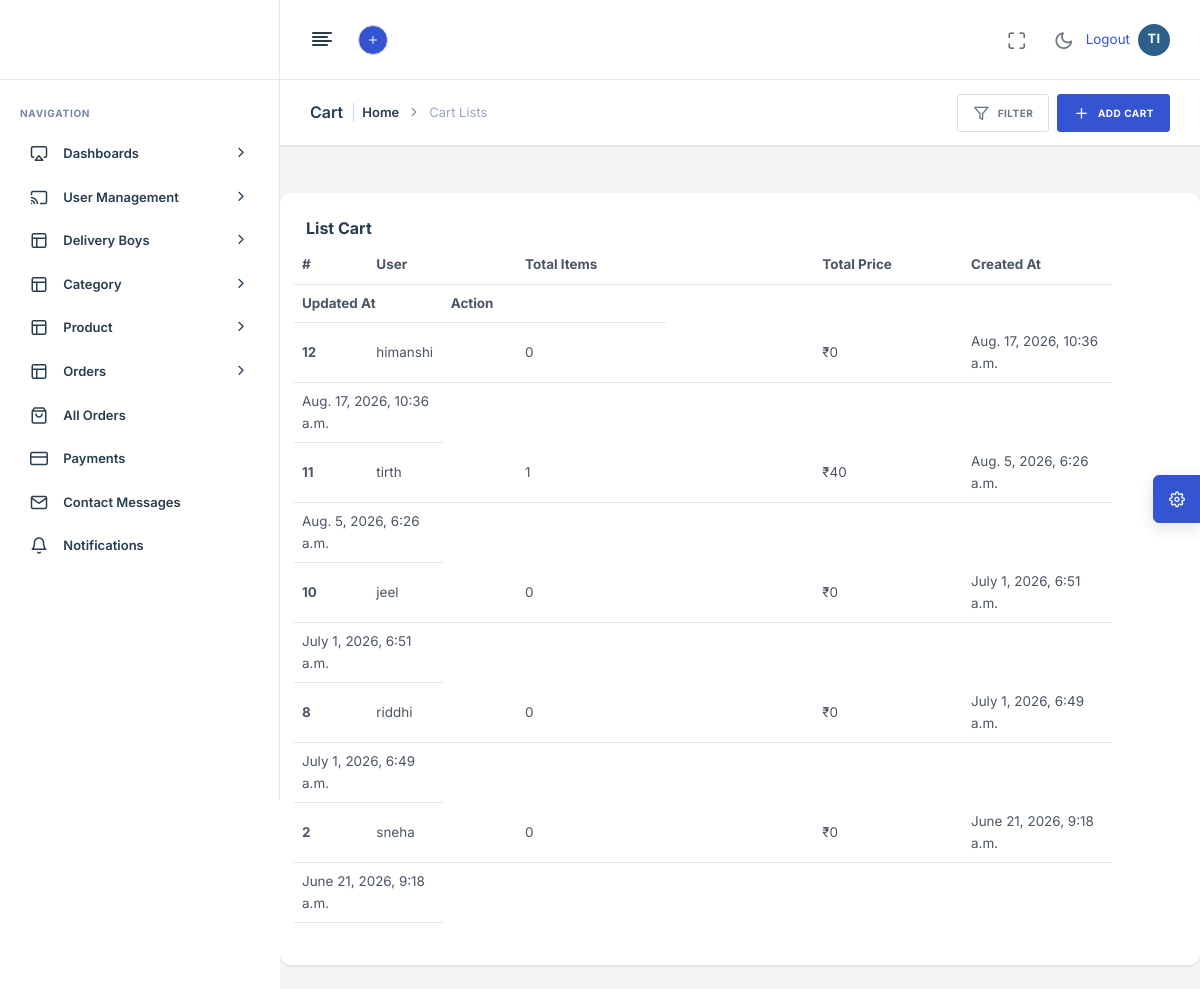
Page /adminpanel/list_Cart/ (signed in) on the committed database.
### app_modules/userapp/models.py (models this page shows, shortened)
class CustomUser(AbstractUser):
    role = models.CharField(max_length=20, choices=UserRole.choices, default=UserRole.USER)
    is_approved = models.BooleanField(default=False)
    phone_number = models.CharField(max_length=15, blank=True, null=True)
    profile_image = models.ImageField(upload_to="profiles/", null=True, blank=True)
    address = models.TextField(blank=True, null=True)
    date_of_birth = models.DateField(null=True, blank=True)
    aadhaar_number = models.CharField(max_length=12, blank=True, null=True, unique=True)
    pan_number = models.CharField(max_length=10, blank=True, null=True, unique=True)
    aadhaar_image = models.ImageField(upload_to="kyc/aadhaar/", null=True, blank=True)
    pan_image = models.ImageField(upload_to="kyc/pan/", null=True, blank=True)
    other_document_image = models.ImageField(upload_to="kyc/other/", null=True, blank=True)
    is_kyc_verified = models.BooleanField(default=False)
    registration_ip = models.GenericIPAddressField(null=True, blank=True)
    objects = CustomUserManager()
    @property
    def is_customer_role(self):
        return self.role == UserRole.USER

class Cart(models.Model):
    user = models.OneToOneField(CustomUser, on_delete=models.CASCADE, related_name="cart")
    created_at = models.DateTimeField(auto_now_add=True)
    updated_at = models.DateTimeField(auto_now=True)
    @property
    def total_price(self):
        return sum(item.subtotal for item in self.items.all())
    @property
    def total_quantity(self):
        return sum(item.quantity for item in self.items.all())

class CartItem(models.Model):
    cart = models.ForeignKey(Cart, on_delete=models.CASCADE, related_name="items")
    product = models.ForeignKey("adminapp.Product", on_delete=models.CASCADE, related_name="cart_items")
    quantity = models.PositiveIntegerField(default=1)
    added_at = models.DateTimeField(auto_now_add=True)
    class Meta:
        unique_together = ("cart", "product")
    @property
    def subtotal(self):
        return self.product.price * self.quantity

### app_modules/adminapp/models.py (models this page shows, shortened)
class Product(models.Model):
    ACTIVE = ProductStatus.ACTIVE
    INACTIVE = ProductStatus.INACTIVE
    STATUS_CHOICES = ProductStatus.choices
    category = models.ForeignKey(Category, on_delete=models.SET_NULL, null=True, related_name="products")
    name = models.CharField(max_length=200)
    description = models.TextField(blank=True)
    price = models.PositiveIntegerField(default=0)
    mrp = models.PositiveIntegerField(default=0, blank=True, help_text="Original price before discount (optional)")
    stock_quantity = models.PositiveIntegerField(default=0)
    image = models.ImageField(upload_to="products/", blank=True, null=True)
    status = models.CharField(max_length=10, choices=ProductStatus.choices, default=ProductStatus.ACTIVE)
    created_at = models.DateTimeField(auto_now_add=True)
    updated_at = models.DateTimeField(auto_now=True)
    objects = ProductManager()
    class Meta:
        ordering = ["name"]

### app_modules/adminapp/views.py (the view)
# urls.py: path("list_Cart/", views.list_Cart, name="list_Cart"),
@staff_member_required
def list_Cart(request):
    carts = Cart.objects.select_related("user").prefetch_related("items__product").order_by("-updated_at")
    return render(request, "adminapp/list_cart.html", {"carts": carts})

### templates/adminapp/list_Cart.html (shortened to what this page needs)
{% extends 'adminapp/master.html' %}
{% load static %}
{% block content %}
<div class="nxl-content">
    <div class="page-header">
        <div class="page-header-left d-flex align-items-center">
            <div class="page-header-title">
                <h5 class="m-b-10">Cart</h5>
            </div>
            <ul class="breadcrumb">
                <li class="breadcrumb-item"><a href="{% url 'admin_index' %}">Home</a></li>
                <li class="breadcrumb-item">Cart Lists</li>
            </ul>
        </div>
        <div class="page-header-right ms-auto">
            <div class="page-header-right-items">
                <div class="d-flex align-items-center gap-2 page-header-right-items-wrapper">
                    <div class="dropdown filter-dropdown">
                        <a class="btn btn-md btn-light-brand" data-bs-toggle="dropdown" data-bs-offset="0, 10"
                            data-bs-auto-close="outside">
                            <i class="feather-filter me-2"></i>
                            <span>Filter</span>
                        </a>
                    </div>
                    <a href="javascript:void(0);" class="btn btn-md btn-primary">
                        <i class="feather-plus me-2"></i>
                        <span>Add Cart</span>
                    </a>
                </div>
            </div>
        </div>
    </div>
    <section class="section mt-5 mx-auto">
        <div class="row">
            <div class="col-lg-12">
                <div class="card">
                    <div class="card-body">
                        <h5 class="card-title">List Cart</h5>
                        <table class="table">
                            <thead>
                                <tr class="row">
                                    <th class="col-1">#</th>
                                    <th class="col-2">User</th>
                                    <th class="col-4">Total Items</th>
                                    <th class="col-2">Total Price</th>
                                    <th class="col-2">Created At</th>
                                    <th class="col-2">Updated At</th>
                                    <th class="col-3">Action</th>
                                </tr>
                            </thead>
                            <tbody>
                                {% for cart in carts %}
                                <tr class="row">
                                    <th class="d-flex align-items-center col-1">
                                        {{ cart.id }}
                                    </th>
                                    <td class="d-flex align-items-center col-2">
                                        {{ cart.user.username }}
                                    </td>
                                    <td class="d-flex align-items-center col-4">
                                        {{ cart.items.count}}
                                    </td>
                                    <td class="d-flex align-items-center col-2">
                                        ₹{{ cart.total_price }}
                                    </td>
                                    <td class="d-flex align-items-center col-2">
                                        {{ cart.created_at }}
                                    </td>
                                    <td class="d-flex align-items-center col-2">
                                        {{ cart.updated_at }}
                                    </td>
                                </tr>
                                {% empty %}
                                <tr>
                                    <td colspan="5" class="text-center">
                                        No Cart Found
                                    </td>
                                </tr>
                                {% endfor %}
                            </tbody>
                        </table>
                    </div>
                </div>
            </div>
        </div>
    </section>
</div>
{% endblock %}

### templates/adminapp/master.html (shortened to what this page needs)
<!DOCTYPE html>
<html lang="zxx">
{% load static %}
<head>
    <link rel="stylesheet" type="text/css" href="{% static 'adminapp/assets/css/bootstrap.min.css' %}" />
    <link rel="stylesheet" href="https://cdn.jsdelivr.net/npm/bootstrap-icons@1.10.5/font/bootstrap-icons.css">
    <link rel="stylesheet" type="text/css" href="{% static 'adminapp/assets/vendors/css/vendors.min.css' %}" />
    <link rel="stylesheet" type="text/css" href="{% static 'adminapp/assets/vendors/css/daterangepicker.min.css' %}" />
    <link rel="stylesheet" type="text/css" href="{% static 'adminapp/assets/css/theme.min.css' %}" />
</head>
<body>
    <nav class="nxl-navigation">
        <div class="navbar-wrapper">
            <div class="m-header">
            </div>
            <div class="navbar-content">
                <ul class="nxl-navbar">
                    <li class="nxl-item nxl-caption">
                        <label>Navigation</label>
                    </li>
                    <li class="nxl-item nxl-hasmenu">
                        <a href="javascript:void(0);" class="nxl-link">
                            <span class="nxl-micon"><i class="feather-airplay"></i></span>
                            <span class="nxl-mtext">Dashboards</span><span class="nxl-arrow"><i
                                    class="feather-chevron-right"></i></span>
                        </a>
                    </li>
                    <li class="nxl-item nxl-hasmenu">
                        <a href="javascript:void(0);" class="nxl-link">
                            <span class="nxl-micon"><i class="feather-cast"></i></span>
                            <span class="nxl-mtext">User Management</span><span class="nxl-arrow"><i
                                    class="feather-chevron-right"></i></span>
                        </a>
                    </li>
                    <li class="nxl-item nxl-hasmenu">
                        <a href="javascript:void(0);" class="nxl-link">
                            <span class="nxl-micon"><i class="feather-layout"></i></span>
                            <span class="nxl-mtext">Delivery Boys</span><span class="nxl-arrow"><i
                                    class="feather-chevron-right"></i></span>
                        </a>
                    </li>
                    <li class="nxl-item nxl-hasmenu">
                        <a href="javascript:void(0);" class="nxl-link">
                            <span class="nxl-micon"><i class="feather-layout"></i></span>
                            <span class="nxl-mtext">Category</span><span class="nxl-arrow"><i
                                    class="feather-chevron-right"></i></span>
                        </a>
                    </li>
                    <li class="nxl-item nxl-hasmenu">
                        <a href="javascript:void(0);" class="nxl-link">
                            <span class="nxl-micon"><i class="feather-layout"></i></span>
                            <span class="nxl-mtext">Product</span><span class="nxl-arrow"><i
                                    class="feather-chevron-right"></i></span>
                        </a>
                    </li>
                    <li class="nxl-item nxl-hasmenu">
                        <a href="javascript:void(0);" class="nxl-link">
                            <span class="nxl-micon"><i class="feather-layout"></i></span>
                            <span class="nxl-mtext">Orders</span><span class="nxl-arrow"><i
                                    class="feather-chevron-right"></i></span>
                        </a>
                    </li>
                    <li class="nxl-item">
                        <a class="nxl-link" href="{% url 'admin_order_list' %}">
                            <span class="nxl-micon"><i class="feather-shopping-bag"></i></span>
                            <span class="nxl-mtext">All Orders</span>
                        </a>
                    </li>
                    <li class="nxl-item">
                        <a class="nxl-link" href="{% url 'admin_payment_list' %}">
                            <span class="nxl-micon"><i class="feather-credit-card"></i></span>
                            <span class="nxl-mtext">Payments</span>
                        </a>
                    </li>
                    <li class="nxl-item">
                        <a class="nxl-link" href="{% url 'admin_contact_list' %}">
                            <span class="nxl-micon"><i class="feather-mail"></i></span>
                            <span class="nxl-mtext">Contact Messages</span>
                        </a>
                    </li>
                    <li class="nxl-item">
                        <a class="nxl-link" href="{% url 'admin_notification_list' %}">
                            <span class="nxl-micon"><i class="feather-bell"></i></span>
                            <span class="nxl-mtext">Notifications</span>
                        </a>
                    </li>
                </ul>
            </div>
        </div>
    </nav>
    <header class="nxl-header">
        <div class="header-wrapper">
            <div class="header-left d-flex align-items-center gap-4">
                <div class="nxl-navigation-toggle">
                    <a href="javascript:void(0);" id="menu-mini-button">
                        <i class="feather-align-left"></i>
                    </a>
                </div>
                <div class="nxl-drp-link nxl-lavel-mega-menu">
                    <div class="nxl-lavel-mega-menu-wrapper d-flex gap-3">
                        <div class="dropdown nxl-h-item nxl-lavel-menu">
                            <a href="javascript:void(0);" class="avatar-text avatar-md bg-primary text-white"
                                data-bs-toggle="dropdown" data-bs-auto-close="outside">
                                <i class="feather-plus"></i>
                            </a>
                        </div>
                    </div>
                </div>
            </div>
            <div class="header-right ms-auto">
                <div class="d-flex align-items-center">
                    <div class="nxl-h-item d-none d-sm-flex">
                        <div class="full-screen-switcher">
                            <a href="javascript:void(0);" class="nxl-head-link me-0"
                                onclick="$('body').fullScreenHelper('toggle');">
                                <i class="feather-maximize maximize"></i>
                            </a>
                        </div>
                    </div>
                    <div class="nxl-h-item dark-light-theme">
                        <a href="javascript:void(0);" class="nxl-head-link me-0 dark-button">
                            <i class="feather-moon"></i>
                        </a>
                    </div>
                    {% if user.is_authenticated %}
                    <a href="{% url 'logout' %}"
                        class="nav-item nav-link text-primary me-2 {% if request.resolver_match.url_name == 'logout' %}active{% endif %}">
                        Logout
                    </a>
                    {% else %}
                    <a href="{% url 'admin_login' %}"
                        class="nav-item nav-link text-primary me-2 {% if request.resolver_match.url_name == 'login' %}active{% endif %}">
                        Login
                    </a>
                    {% endif %}
                    <a href="{% url 'admin_profile_view' %}"
                        class="nav-item nav-link {% if request.resolver_match.url_name == 'admin_profile_view' %}active{% endif %}">
                        {% if user.profile_image %}
                        <img src="{{ user.profile_image.url }}" alt="{{ user.username }}"
                            style="width: 30px; height: 30px; border-radius: 50%;" onclick="openLightbox(this.src)" />
                        {% else %}
                        <div class="avatar-initials">{{ user.username|slice:":1"|upper }}{% if user.username|length > 1 %}{{ user.username|slice:"1:2"|upper }}{% endif %}</div>
                        {% endif %}
                    </a>
                </div>
            </div>
        </div>
    </header>
    <main class="nxl-container">
        {% block content %}
        {% endblock %}
    </main>
    <footer class="footer">
        <p class="fs-11 text-muted fw-medium text-uppercase mb-0 copyright">
            <span>Copyright ©</span>
        </p>
    </footer>
    <div class="theme-customizer">
        <div class="customizer-handle">
            <a href="javascript:void(0);" class="cutomizer-open-trigger bg-primary">
                <i class="feather-settings"></i>
            </a>
        </div>
    </div>
</body>
</html>

### rows in the picture
CustomUser: username "T", username "I"
Cart: id "12", user.username "himanshi", items.count "0", total_price "0", created_at "Aug. 17, 2026, 10:36 a.m.", updated_at "Aug. 17, 2026, 10:36 a.m."
Cart: id "11", user.username "tirth", items.count "1", total_price "40", created_at "Aug. 5, 2026, 6:26 a.m.", updated_at "Aug. 5, 2026, 6:26 a.m."
Cart: id "10", user.username "jeel", items.count "0", total_price "0", created_at "July 1, 2026, 6:51 a.m.", updated_at "July 1, 2026, 6:51 a.m."
Cart: id "8", user.username "riddhi", items.count "0", total_price "0", created_at "July 1, 2026, 6:49 a.m.", updated_at "July 1, 2026, 6:49 a.m."
Cart: id "2", user.username "sneha", items.count "0", total_price "0", created_at "June 21, 2026, 9:18 a.m.", updated_at "June 21, 2026, 9:18 a.m."
